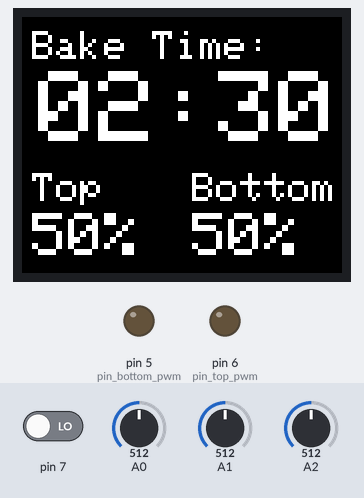
Bench run of a sketch on a simulated Arduino Uno, built with avr-gcc and run on an emulated ATmega328P. Parts: 160×128 colour display, output pins drawn as LEDs (lit = HIGH). Inputs (shaded band) come from the test bench; at power-on: pin 7 LOW, A1 = 512, A2 = 512, A0 = 512.

Above: at 1.3 s.
1.4 s: pin 7 driven HIGH
At 3.0 s:
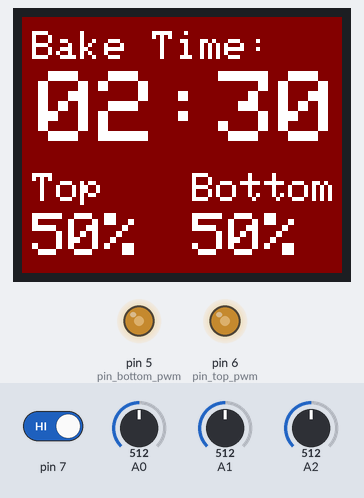
4.4 s: A1 set to 716
At 7.2 s:
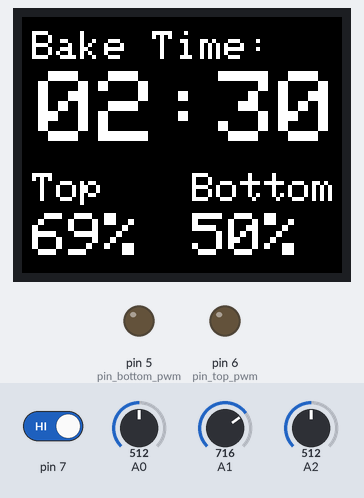
7.4 s: A2 set to 716
At 8.2 s:
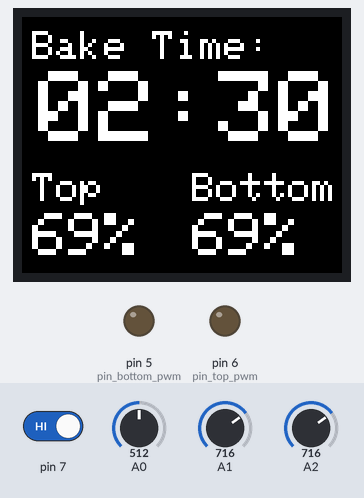
10.4 s: A1 set to 900
At 12.4 s:
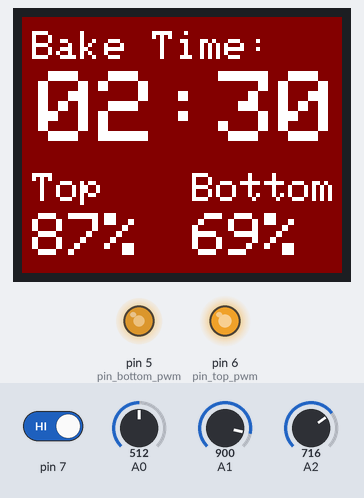
13.4 s: A2 set to 900
At 15.3 s:
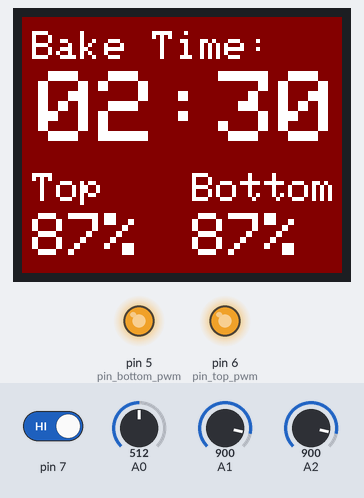
16.4 s: A1 set to 511
At 21.3 s:
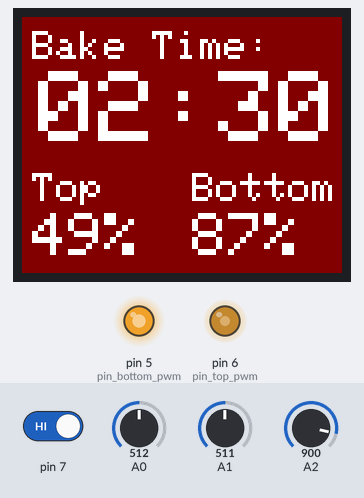
Timing chart, 0 to 25.6 s (numbered marks = the images above; inputs shaded):
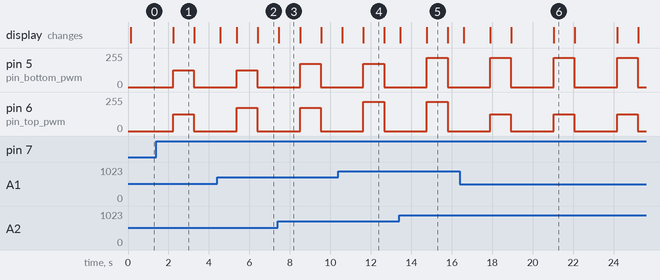

The sketch:

UVBoxControl.ino
```cpp
#include <TFT.h>  // Arduino LCD library
#include <SPI.h>

#include "BufferedVal.h"
#include "PushButton.h"
#include "RGB.h"
#include "StringWriter.h"

// SCK - Pin 13, 11-SDA(MOSI) (Used by SPI.h)
const int pin_cs{10};
const int pin_dc{9}; // Also named A0
const int pin_rst{8};

const int pin_time{A0};
const int pin_percent1{A1};
const int pin_percent2{A2};
const int pin_button{7};
const int pin_top_pwm{6};
const int pin_bottom_pwm{5};

const int resolution{1023};     // Resolution of analogRead

const Color black{0, 0, 0};
const Color white{255, 255, 255};
const Color light_blue{0, 0, 128};
const Color red{255, 0, 0};

// Use this to interface to screen
TFT TFTscreen{pin_cs, pin_dc, pin_rst};

// Preset all of the locations and some of the strings that need to be written to
StringWriter bake_time{TFTscreen, white, 2, 5, 7, "Bake Time:\n"};
StringWriter time_writer{TFTscreen, white, 5,  8, 27};
StringWriter top{TFTscreen, white, 2, 5, 78, "Top\n"};
StringWriter top_percentage{TFTscreen, white, 3,  5, 98};
StringWriter bottom{TFTscreen, white, 2, 85, 78, "Bottom\n"};
StringWriter bottom_percentage{TFTscreen, white, 3, 85, 98};

// These hold their previous value so when updating them it knows if they've been changed
BufferedVal<long> seconds{-1};
BufferedVal<int> percent_top{-1};
BufferedVal<int> percent_bottom{-1};

// Creates a button on pin 7 and can only accept input after a delay fromt the last button press
PushButton button{pin_button};

char string_buffer[10];

/**
 * Runs begin in the LCD library, draws a black bacground
 */
void setup()
{
    TFTscreen.begin();
    delay(100);
    TFTscreen.background(black.blue, black.green, black.red);
    bake_time.write();
    top.write();
    bottom.write();
}

void loop()
{
    if (button.pressed(2000))
    {
        countdown();
    }

    int input1{get_average_in(pin_time)};
    int input2{get_average_in(pin_percent1)};
    int input3{get_average_in(pin_percent2)};

    if (seconds.new_value(input1 * (300.1 / resolution)))
    {
        time_writer.write(time_string(seconds.val()));
    }

    if (percent_top.new_value(input2 * (100.0 / resolution)))
    {
        top_percentage.write(percentage_string(percent_top.val()));
    }

    if (percent_bottom.new_value(input3 * (100.0  / resolution)))
    {
        bottom_percentage.write(percentage_string(percent_bottom.val()));
    }
    delay(250);
}

char* time_string(int total)
{
  int minutes{total / 60};
  int seconds{total % 60};

  sprintf(string_buffer, "%02d:%02d", minutes, seconds);
  return string_buffer;
}

char* percentage_string(int total)
{
  sprintf(string_buffer, "%02d%%", total);
  return string_buffer;
}

int get_average_in(int pin)
{
    const int num_reads{30};
    int total{0};
    for (int i=0; i<num_reads; i++)
    {
        total += analogRead(pin);
    }
    return total / num_reads;
}
void countdown()
{
    TFTscreen.background(light_blue.blue, light_blue.green, light_blue.red);
    write_all();
    analogWrite(pin_top_pwm, static_cast<int>(255 * .01 * percent_top.val()));
    analogWrite(pin_bottom_pwm, static_cast<int>(255 * .01 * percent_bottom.val()));
    unsigned long countdown_length{static_cast<unsigned long>(seconds.val() * 1000)};
    unsigned long start_time{millis()};
    unsigned long ellapsed{0};
    BufferedVal<unsigned long> time_left {static_cast<unsigned long>(seconds.val())};
    seconds = 0;
    while (true)
    {
        ellapsed = millis() - start_time;
        long difference {static_cast<long>(countdown_length-ellapsed)};
        if (difference <= 0)
        {
            break;
        }
        if (button.pressed(1000))
        {
            TFTscreen.background(black.blue, black.green, black.red);
            digitalWrite(pin_top_pwm, 0);
            digitalWrite(pin_bottom_pwm, 0);
            write_all();
            return;
        }
        if (time_left.new_value(ceil(static_cast<double>(difference) / 1000.0)))
        {
            time_writer.write(time_string(time_left.val()), light_blue);
        }
        delay(250);
    }
    digitalWrite(pin_top_pwm, 0);
    digitalWrite(pin_bottom_pwm, 0);
    time_writer.write(time_string(0), light_blue);
    flash_screen();
}

void flash_screen()
{
    bool draw_red{true};
    while (true)
    {
        draw_red ? TFTscreen.background(red.green, red.blue, red.red) : TFTscreen.background(black.blue, black.green, black.red);
        draw_red = not draw_red;
        write_all();
        if (button.pressed())
        {
            if (draw_red == false)
            {
                TFTscreen.background(black.blue, black.green, black.red);
                write_all();
            }
            break;
        }
        delay(250);
    }
}

void write_all()
{
        bake_time.write();
        time_writer.write();
        top.write();
        top_percentage.write();
        bottom.write();
        bottom_percentage.write();
}
```

Measured:
- after the input at 1.4 s, pin 5 (pin_bottom_pwm), pin 6 (pin_top_pwm): 0/255 → 127/255 after 0.83 s, → 0/255 1.0 s later; the display: changes after 0.83 s (image 1)
- after the input at 4.4 s, the display: changes after 0.17 s (image 2)
- after the input at 7.4 s, the display: changes after 0.05 s (image 3)
- after the input at 10.4 s, the display: first changes after 0.18 s (image 4 shows a later state)
- after the input at 13.4 s, the display: first changes after 0.06 s (image 5 shows a later state)
- after the input at 16.4 s, the display: first changes after 0.19 s (image 6 shows a later state)
- what the display in image 1 shows lasts 1.1 s, from 2.2 s to 3.3 s
